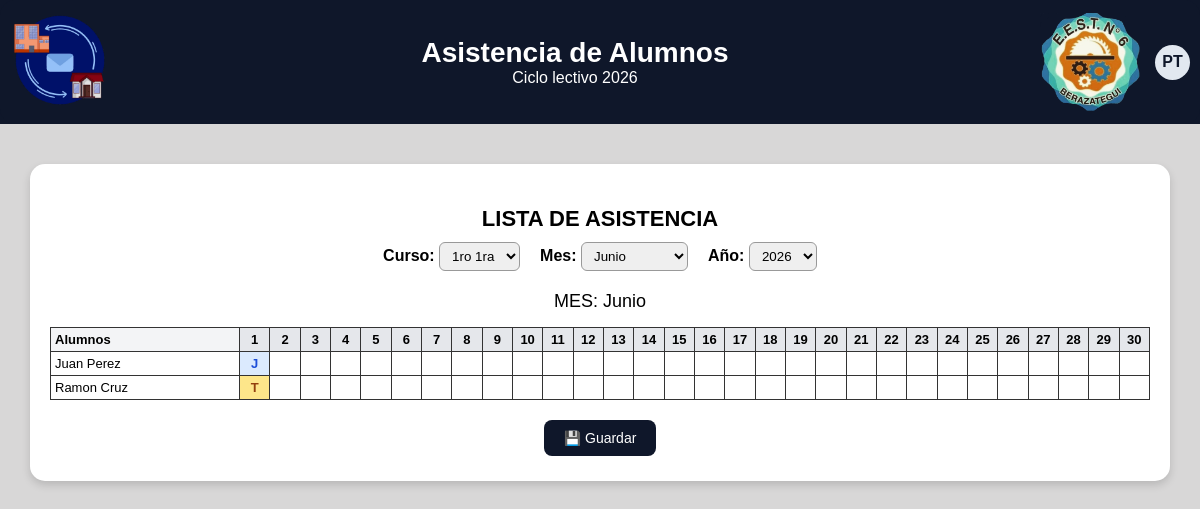
The page /S.G.I-Campus-VerFINAL-7mo7ma/asistencia.php (signed in) on the database its author committed.
### tables this page shows
CREATE TABLE `usuarios` (
  `dni` int(10) UNSIGNED NOT NULL,
  `password` varchar(100) NOT NULL,
  `nombre` varchar(100) NOT NULL,
  `rol` varchar(20) NOT NULL
);

### S.G.I-Campus-VerFINAL-7mo7ma/asistencia.php (the view, shortened to what this page needs)
<?php
$rol        = strtolower($_SESSION['rol']);
$dniUsuario = (int)$_SESSION['dni'];
$conn = new mysqli("localhost", "root", "", "campus");
$conn->set_charset("utf8mb4");
$yearActual = (int)date('Y');
$yearEscolarId = 0;
$stmt = $conn->prepare("SELECT id FROM year_escolar WHERE year = ? LIMIT 1");
$stmt->bind_param("i", $yearActual);
$stmt->execute();
$stmt->bind_result($yearEscolarId);
if (!$yearEscolarId) {
    $res = $conn->query("SELECT id FROM year_escolar ORDER BY year DESC LIMIT 1");
    $row = $res->fetch_assoc();
    $yearEscolarId = $row ? (int)$row['id'] : 1;
}
$cursos = [];
if ($rol === 'directivo') {
    $sql = "SELECT c.id,
                   CONCAT(cy.year,' ', cd.division,
                          IF(m.nombre IS NULL,'', CONCAT(' - ', m.nombre))) AS nombre
            FROM curso c
            JOIN curso_year cy ON cy.id = c.curso_year_id
            JOIN curso_division cd ON cd.id = c.curso_division_id
            LEFT JOIN modalidad m ON m.id = c.modalidad_id
            ORDER BY cy.id, cd.id";
    $res = $conn->query($sql);
    while ($fila = $res->fetch_assoc()) {
        $cursos[] = $fila;
    }
} elseif ($rol === 'preceptor') {
    $sql = "SELECT DISTINCT c.id,
                   CONCAT(cy.year,' ', cd.division,
                          IF(m.nombre IS NULL,'', CONCAT(' - ', m.nombre))) AS nombre
            FROM preceptor_curso pc
            JOIN curso c           ON c.id = pc.curso_id
            JOIN curso_year cy     ON cy.id = c.curso_year_id
            JOIN curso_division cd ON cd.id = c.curso_division_id
            LEFT JOIN modalidad m  ON m.id = c.modalidad_id
            WHERE pc.preceptor_dni   = ?
              AND pc.year_escolar_id = ?
            ORDER BY cy.id, cd.id";
    $stmt = $conn->prepare($sql);
    $stmt->bind_param("ii", $dniUsuario, $yearEscolarId);
    $stmt->execute();
    $res = $stmt->get_result();
    while ($fila = $res->fetch_assoc()) {
        $cursos[] = $fila;
    }
}
$cursoSeleccionado = isset($_REQUEST['curso_id']) ? (int)$_REQUEST['curso_id'] : (count($cursos) ? (int)$cursos[0]['id'] : 0);
$mesSeleccionado   = isset($_REQUEST['mes']) ? (int)$_REQUEST['mes'] : (int)date('n');
$anioSeleccionado  = isset($_REQUEST['anio']) ? (int)$_REQUEST['anio'] : (int)date('Y');
$alumnos = [];
if ($cursoSeleccionado) {
    $sql = "SELECT u.dni, u.nombre
            FROM asignado_alumno aa
            JOIN usuarios u ON u.dni = aa.alumno_dni
            WHERE aa.curso_id = ? AND aa.year_escolar_id = ? AND aa.estado = 'activo'
            ORDER BY u.nombre";
    $stmt = $conn->prepare($sql);
    $stmt->bind_param("ii", $cursoSeleccionado, $yearEscolarId);
    $stmt->execute();
    $res = $stmt->get_result();
    while ($fila = $res->fetch_assoc()) {
        $alumnos[] = $fila;
    }
}
$asistencias = [];
if ($alumnos) {
    $dniList = implode(',', array_map('intval', array_column($alumnos, 'dni')));
    $totalDias = cal_days_in_month(CAL_GREGORIAN, $mesSeleccionado, $anioSeleccionado);
    $desde = sprintf('%04d-%02d-01', $anioSeleccionado, $mesSeleccionado);
    $hasta = sprintf('%04d-%02d-%02d', $anioSeleccionado, $mesSeleccionado, $totalDias);
    $sql = "SELECT alumno_dni, fecha, estado, motivo_justificado
            FROM asistencia
            WHERE alumno_dni IN ($dniList)
              AND fecha BETWEEN ? AND ?";
    $stmt = $conn->prepare($sql);
    $stmt->bind_param("ss", $desde, $hasta);
    $stmt->execute();
    $res = $stmt->get_result();
    while ($fila = $res->fetch_assoc()) {
        $dia = (int)date('j', strtotime($fila['fecha']));
        $asistencias[(int)$fila['alumno_dni']][$dia] = $fila['estado'];
    }
}
?>
<!DOCTYPE html>
<html lang="es">
<head>
  <link rel="stylesheet" href="css/navbar.css">
  <link rel="stylesheet" href="css/avatar.css">
</head>
<body>
<header>
  <div class="navbar">
    <a href="SGI.php"><img src="imagenes/newlogo1.webp" class="logo2" alt="SGI"></a>
    <div class="title-box">
      <h1>Asistencia de Alumnos</h1>
      <h2>Ciclo lectivo <?php echo htmlspecialchars($yearActual); ?></h2>
    </div>
    <img src="imagenes/logotecn6.webp" alt="E.E.S.T N°6" class="logo">
    <div class="account" id="accountBtn">
      <div class="avatar" id="avatarInitials"></div>
    </div>
  </div>
</header>
<main>
  <div class="contenedor">
    <h3 class="titulo-asistencia">Lista de Asistencia</h3>
    <form method="GET" style="margin:0 0 10px 0;">
      <div class="filtros-superior">
        <div>
          <label>Curso:</label>
          <select name="curso_id" onchange="this.form.submit()">
            <?php foreach ($cursos as $c): ?>
              <option value="<?php echo $c['id']; ?>" <?php if ($cursoSeleccionado == $c['id']) echo 'selected'; ?>>
                <?php echo htmlspecialchars($c['nombre']); ?>
              </option>
            <?php endforeach; ?>
          </select>
        </div>
        <div>
          <label>Mes:</label>
          <select name="mes" onchange="this.form.submit()">
            <?php
              $meses = [1=>'Enero','Febrero','Marzo','Abril','Mayo','Junio','Julio','Agosto','Septiembre','Octubre','Noviembre','Diciembre'];
              foreach ($meses as $num => $nom):
            ?>
              <option value="<?php echo $num; ?>" <?php if ($mesSeleccionado == $num) echo 'selected'; ?>>
                <?php echo $nom; ?>
              </option>
            <?php endforeach; ?>
          </select>
        </div>
        <div>
          <label>Año:</label>
          <select name="anio" onchange="this.form.submit()">
            <?php for ($y = $yearActual-1; $y <= $yearActual+1; $y++): ?>
              <option value="<?php echo $y; ?>" <?php if ($anioSeleccionado == $y) echo 'selected'; ?>>
                <?php echo $y; ?>
              </option>
            <?php endfor; ?>
          </select>
        </div>
      </div>
    </form>
    <div class="subtitulo-mes">
      MES: <?php echo $meses[$mesSeleccionado]; ?>
    </div>
    <form method="POST">
      <table>
        <thead>
          <tr>
            <th class="alumnos-col">Alumnos</th>
            <?php
              $totalDias = cal_days_in_month(CAL_GREGORIAN, $mesSeleccionado, $anioSeleccionado);
              for ($d=1; $d<=$totalDias; $d++): ?>
                <th class="dia-col"><?php echo $d; ?></th>
            <?php endfor; ?>
          </tr>
        </thead>
        <tbody>
        <?php if (!$alumnos): ?>
          <tr><td colspan="<?php echo $totalDias+1; ?>">No hay alumnos asignados a este curso.</td></tr>
        <?php else: ?>
          <?php foreach ($alumnos as $al):
                $dniAl = (int)$al['dni']; ?>
            <tr>
              <td style="text-align:left;"><?php echo htmlspecialchars($al['nombre']); ?></td>
              <?php for ($d=1; $d<=$totalDias; $d++):
                    $valor = $asistencias[$dniAl][$d] ?? '';
                    $clase = '';
                    $letra = '';
                    if ($valor === 'presente') { $clase = 'estado-presente'; $letra = 'P'; }
                    elseif ($valor === 'ausente') { $clase = 'estado-ausente'; $letra = 'A'; }
                    elseif ($valor === 'tarde')   { $clase = 'estado-tarde'; $letra = 'T';}
                    elseif ($valor === 'justificado')   { $clase = 'estado-justificado'; $letra = 'J';}
              ?>
                <td class="celda-estado <?php echo $clase; ?>"
                    data-dni="<?php echo $dniAl; ?>"
                    data-dia="<?php echo $d; ?>"
                    data-valor="<?php echo $valor; ?>">
                  <span class="letra"><?php echo $letra; ?></span>
                </td>
              <?php endfor; ?>
            </tr>
          <?php endforeach; ?>
        <?php endif; ?>
        </tbody>
      </table>
      <div class="botones">
        <button type="submit" name="guardar">💾 Guardar</button>
      </div>
    </form>
  </div>
</main>
</body>
</html>

### S.G.I-Campus-VerFINAL-7mo7ma/css/navbar.css (style rules this page uses)
.navbar { background: #0f172a; color: white; display: flex; align-items: center; padding: 10px; z-index: 1001; border-radius: 15px; }

### S.G.I-Campus-VerFINAL-7mo7ma/css/avatar.css (style rules this page uses)
.account { display: flex; align-items: center; margin-left: 15px; position: relative; cursor: pointer; }
.avatar { width: 35px; height: 35px; border-radius: 50%; background: #e2e8f0; color: #0f172a; font-weight: bold; display: flex; align-items: center; justify-content: center; }

### rows shown on the page
usuarios: nombre "Juan Perez", dni "J"
usuarios: nombre "Ramon Cruz", dni "T"

### other values the page prints
$meses[$mesSeleccionado] "Junio"
form field curso_id "1ro 1ra"
form field mes "Junio"
form field anio "2026"
